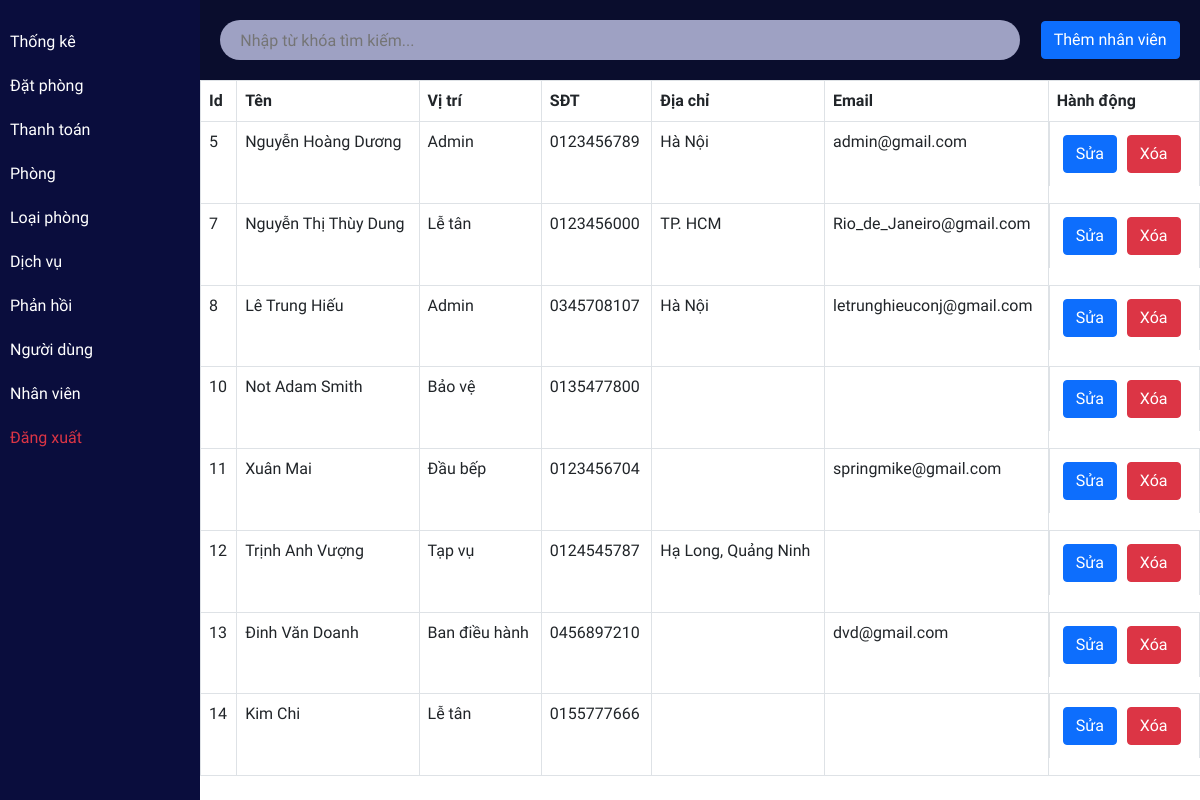
Screenshot of /admin/staff.php (signed in) with the database file from the repository.
### tables this page shows
CREATE TABLE `staff` (
  `id` int(11) NOT NULL AUTO_INCREMENT,
  `name` varchar(100) NOT NULL,
  `role` varchar(50) NOT NULL,
  `address` varchar(500) DEFAULT NULL,
  `phone` varchar(15) NOT NULL,
  `email` varchar(50) DEFAULT NULL,
  `password` varchar(50) NOT NULL,
  PRIMARY KEY (`id`)
);

### admin/staff.php (the view, shortened to what this page needs)
<?php include 'header.php'; ?>
<?php include('sidebar.php')?>
  <div class="main-content">
<div class="searchsection">
        <input type="text" name="search_bar" id="search_bar" placeholder="Nhập từ khóa tìm kiếm..." onkeyup="searchFun()">
        <button type="button" class="btn btn-primary" data-bs-toggle="modal" data-bs-target="#addStaffModal">
            Thêm nhân viên
        </button>
    </div>
    <div class="room">
        <?php
        $sql = "select * from staff";
        $re = mysqli_query($conn, $sql)
        ?>
        <table class="table table-bordered" id="table-data">
            <thead>
                <tr>
                    <th scope="col">Id</th>
                    <th scope="col">Tên</th>
                    <th scope="col">Vị trí</th>
                    <th scope="col">SĐT</th>
                    <th scope="col">Địa chỉ</th>
                    <th scope="col">Email</th>
                    <th scope="col" class="action">Hành động</th>
                </tr>
            </thead>
            <tbody>
                <?php
                while ($res = mysqli_fetch_array($re)) {
                ?>
                    <tr style="height:80px;">
                        <td><?php echo $res['id'] ?></td>
                        <td><?php echo $res['name'] ?></td>
                        <td><?php echo $res['role'] ?></td>
                        <td><?php echo $res['phone'] ?></td>
                        <td><?php echo $res['address'] ?></td>
                        <td><?php echo $res['email'] ?></td>
                        <td class="action">
                            <a href="staffedit.php?id=<?php echo $res['id'] ?>"><button class="btn btn-primary">Sửa</button></a>
                            <a href="staff.php?delete=<?php echo $res['id'] ?>" onclick="return confirm('Bạn có chắc không?')"><button class='btn btn-danger'>Xóa</button></a>
                        </td>
                    </tr>
                <?php
                }
                ?>
            </tbody>
        </table>
    </div>
  </div>
    <?php include 'footer.php'; ?>

### admin/css/room.css (style rules this page uses)
:root { --bg-text-shadow: 0 2px 4px rgb(13 0 77 / 8%), 0 3px 6px rgb(13 0 77 / 8%), 0 8px 16px rgb(13 0 77 / 8%); --bg-box-shadow: 0px 0px 20px 6px rgba(8, 8, 15, 0.31); }
* { margin: 0; padding: 0; font-family: Consolas, sans-serif; }
.room { display: flex; position: relative; height: 89vh; overflow-y: scroll; justify-content: space-evenly; flex-wrap: wrap; }

### admin/css/roombook.css (style rules this page uses)
:root { --bg-text-shadow: 0 2px 4px rgb(13 0 77 / 8%), 0 3px 6px rgb(13 0 77 / 8%), 0 8px 16px rgb(13 0 77 / 8%); --bg-box-shadow: 0px 0px 20px 6px rgba(26, 30, 164, 0.31); }
body { background-color: #ffff; }
* { margin: 0; padding: 0; font-family: Consolas, sans-serif; }
.searchsection { height: 80px; width: 100%; display: flex; justify-content: space-evenly; align-items: center; background-color: #0a0d2d; position: relative; z-index: 500; }
#search_bar { height: 40px; width: 80%; border: none; background-color: rgba(195, 198, 233, 0.8); padding-left: 20px; border-radius: 30px; }
a { color: black; }
.action a { text-decoration: none; }
.action button { display: flex; flex-wrap: wrap; margin: 5px; }

### admin/css/dashboard.css (style rules this page uses)
:root { --bg-text-shadow: 0 2px 4px rgb(13 0 77 / 8%), 0 3px 6px rgb(13 0 77 / 8%), 0 8px 16px rgb(13 0 77 / 8%); --bg-box-shadow: 0px 0px 20px 6px rgba(26, 30, 164, 0.31); }
* { margin: 0; padding: 0; font-family: Consolas, sans-serif; }
td.action { display: flex; }
.main-content { margin-left: 200px; }

### rows the page displays
staff: id "5", name "Nguyễn Hoàng Dương", role "Admin", phone "0123456789", address "Hà Nội", email "admin@gmail.com"
staff: id "7", name "Nguyễn Thị Thùy Dung", role "Lễ tân", phone "0123456000", address "TP. HCM", email "Rio_de_Janeiro@gmail.com"
staff: id "8", name "Lê Trung Hiếu", role "Admin", phone "0345708107", address "Hà Nội", email "letrunghieuconj@gmail.com"
staff: id "10", name "Not Adam Smith", role "Bảo vệ", phone "0135477800"
staff: id "11", name "Xuân Mai", role "Đầu bếp", phone "0123456704", email "springmike@gmail.com"
staff: id "12", name "Trịnh Anh Vượng", role "Tạp vụ", phone "0124545787", address "Hạ Long, Quảng Ninh"
staff: id "13", name "Đinh Văn Doanh", role "Ban điều hành", phone "0456897210", email "dvd@gmail.com"
staff: id "14", name "Kim Chi", role "Lễ tân", phone "0155777666"
